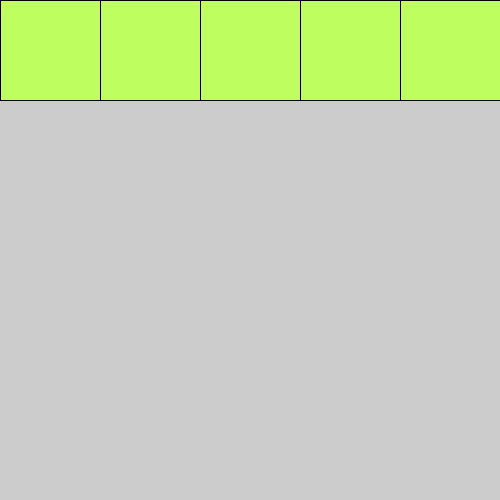
Frame 1 (no input)
Frame 60 (the mouse pressed at the canvas centre just before this capture): identical to frame 1, image omitted
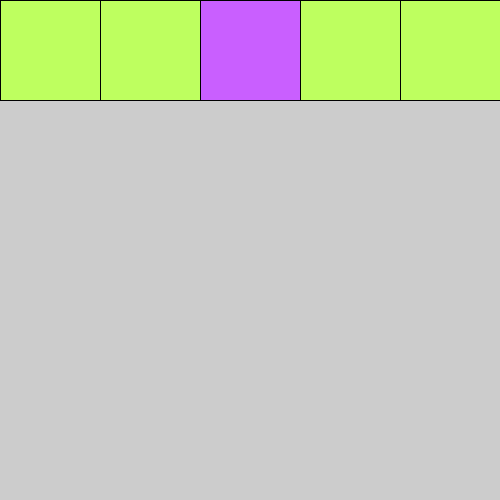
Frame 120 (the mouse held since frame 60 and released just before this capture)

The Processing sketch that drew these frames (run headless with seeded random() and noise(); from frame 60 on, the mouse is pressed at the canvas centre):

// Processing sketch: week05_5
// ── week05_5.pde
//week05-5 好玩的程式設計
int[]a={10,20,30,40,50,60,70};//陣列,決定要不要發亮
int[]b={0,0,0,0,0,0,0};
void setup(){
  size(500,500);//視窗大小
}
void draw(){
  for(int i=0;i<7;i++){//用for迴圈,逐一檢查陣列
    if(b[i]==0){//如果陣列是0
        fill(#BEFF5F);//就畫淡綠色
        rect(i*100,0,100,100);
    } else{//否則
        fill(#C95FFF);//就畫淡紫色
        rect(i*100,0,100,100);
    }
  } 
}
void mousePressed(){//mouse按下去的時候
  int i=mouseX/100;//換算座標,看是第幾個格子
  if(b[i]==0)b[i]=1;//0會變1
  else b[i]=0;//或1會變0
}
